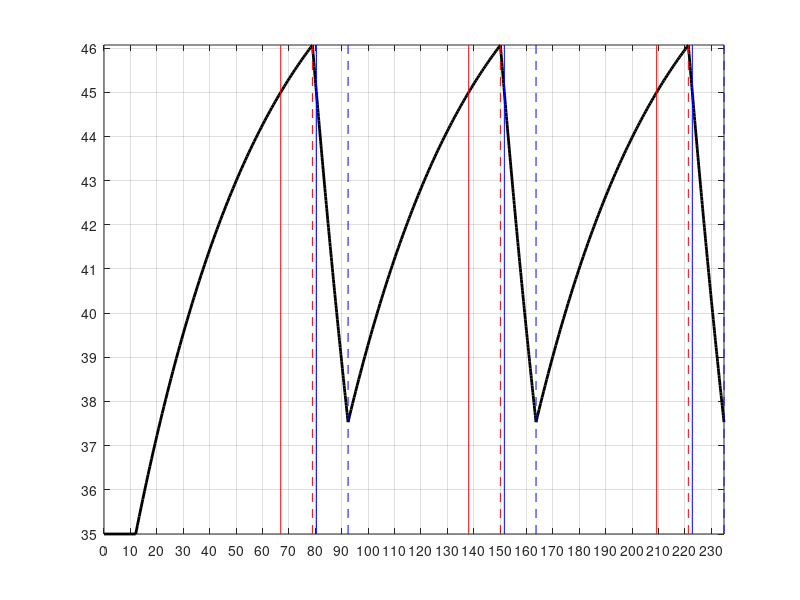
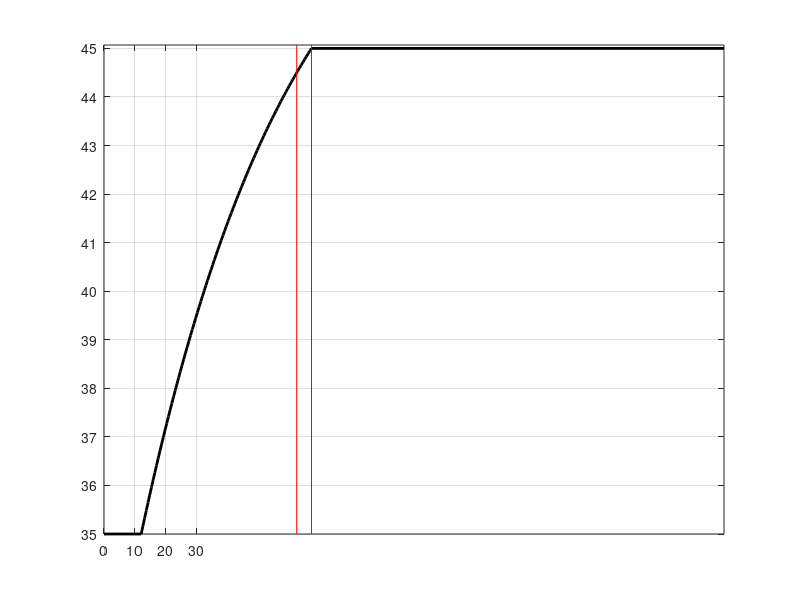

MATLAB code to generate these figures, in order:
% script RR_temp_controlled_bath
% This code performs some calculations related to a temperature-controlled bath,
% with a convective delay of d seconds between the valve and the faucet where the
% water enters the bath.
%% Renaissance Repository, https://github.com/tbewley/RR (Renaissance Robotics, Chapter 10)
%% Copyright 2025 by Thomas Bewley, published under BSD 3-Clause License.

clear; close all
T0=35; T1=45; Tmax=50; Tmin=10; a0=.02, d=12

disp('first calculate the analysical solution for a simple control rule with')
disp('u(t)=Tmax if y(t)<T(t), u(t)=T(t) if y(t)=T(t), u(t)=Tmin if y(t)>T(t)')
t0_=[0 d]; y0_=[T0 T0];
T=y0_(end); t(1)=     d+(-log((T1-Tmax)/(T-Tmax)))/a0; t1_=[     d: t(1)      /100:t(1)+d]; y1_=Tmax+(T-Tmax)*exp(-a0*(t1_-      d ));
T=y1_(end); t(2)=t(1)+d+(-log((T1-Tmin)/(T-Tmin)))/a0; t2_=[t(1)+d:(t(2)-t(1))/100:t(2)+d]; y2_=Tmin+(T-Tmin)*exp(-a0*(t2_-(t(1)+d)));
T=y2_(end); t(3)=t(2)+d+(-log((T1-Tmax)/(T-Tmax)))/a0; t3_=[t(2)+d:(t(3)-t(2))/100:t(3)+d]; y3_=Tmax+(T-Tmax)*exp(-a0*(t3_-(t(2)+d)));
T=y3_(end); t(4)=t(3)+d+(-log((T1-Tmin)/(T-Tmin)))/a0; t4_=[t(3)+d:(t(4)-t(3))/100:t(4)+d]; y4_=Tmin+(T-Tmin)*exp(-a0*(t4_-(t(3)+d)));
T=y4_(end); t(5)=t(4)+d+(-log((T1-Tmax)/(T-Tmax)))/a0; t5_=[t(4)+d:(t(5)-t(4))/100:t(5)+d]; y5_=Tmax+(T-Tmax)*exp(-a0*(t5_-(t(4)+d)));
T=y5_(end); t(6)=t(5)+d+(-log((T1-Tmin)/(T-Tmin)))/a0; t6_=[t(5)+d:(t(6)-t(5))/100:t(6)+d]; y6_=Tmin+(T-Tmin)*exp(-a0*(t6_-(t(5)+d)));
t_=[t0_ t1_ t2_ t3_ t4_ t5_ t6_]; y_=[y0_ y1_ y2_ y3_ y4_ y5_ y6_];
figure(1), plot(t_,y_,'k-','linewidth',2), hold on, axis tight
T=t_(end); yticks([35:1:46]); xticks([0:10:T]), grid
for i=1:2:5,
	plot([t(i  )   t(i  )  ],[35 46.07],'r-');
	plot([t(i  )+d t(i  )+d],[35 46.07],'r--');
    plot([t(i+1)   t(i+1)  ],[35 46.07],'b-');
    plot([t(i+1)+d t(i+1)+d],[35 46.07],'b--');
end, hold off

pause; disp('Now doing feedforward control.')
figure(2);  T=T0; t(1)=d+(-log((T1-Tmax)/(T-Tmax)))/a0; 
t1_=[d:(t(1)-d)/100:t(1)]; y1_=Tmax+(T-Tmax)*exp(-a0*(t1_-d));
t2_f=[t(1) 200]; y2_f=[T1 T1];
t_=[t0_ t1_ t2_f]; y_=[y0_ y1_ y2_f]; plot(t_,y_,'k-','linewidth',2), hold on, axis tight
yticks([35:1:46]); xticks([0:10:T]), grid
plot([t(1)   t(1)  ],[35 45.07],'r-');
plot([62.1651 62.1651],[35 45.07],'r-'); disp('settling time: 62.1651 sec')
